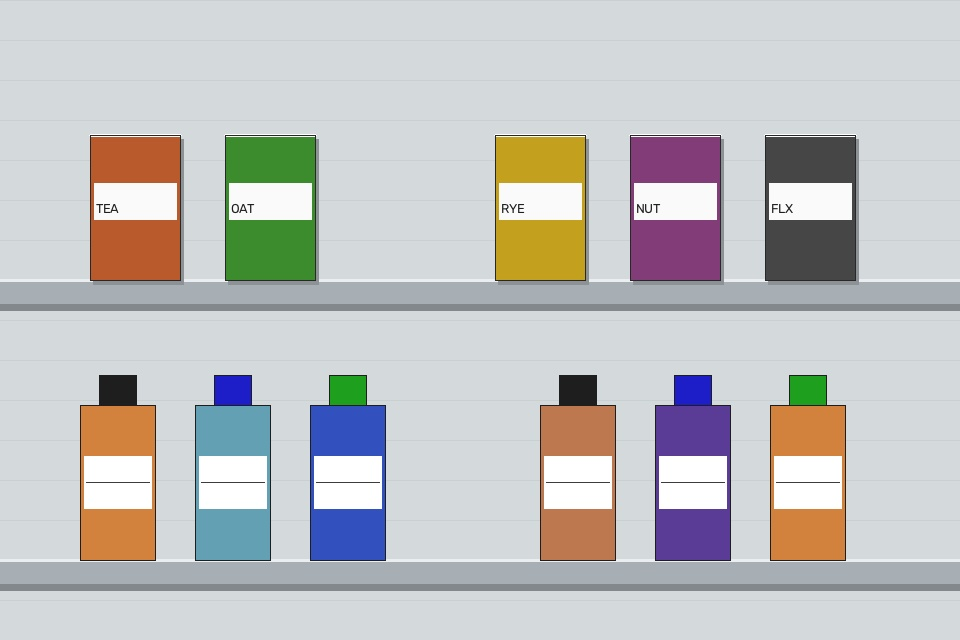
#> input picture samples/sample_2_curr_vacancies.jpg, 960 x 640 px, found by its file name
$ python benchmark_cool.py
#> lines starting #> are read from the running program, lines starting #| are printed output that depends on the picture; after the words box and inside, x2 and y2 are one past the last pixel; in counts of white or black regions, pixels touching at a corner belong together
import os
import sys
import time
import json
import platform
import cv2
import numpy as np

def run_pipeline_benchmark(iterations: int = 25, warmup: int = 5):
    """
    Executes an isolated, reproducible benchmark of the ShelfSherlock vision pipeline.
    Runs identical operations on sample images.
    """
#> called with iterations = 25, warmup = 5
    sample_path = "samples/sample_2_curr_vacancies.jpg"
    if not os.path.exists(sample_path):
        sample_path = "public/samples/sample_2_curr_vacancies.jpg"

    img = cv2.imread(sample_path)
#> img is the input picture: shape (640, 960, 3); mean B, G, R 193.7, 193.9, 193.5
    if img is None:
        # Fallback synthetic frame
        img = np.random.randint(0, 255, (640, 960, 3), dtype=np.uint8)

    gray = cv2.cvtColor(img, cv2.COLOR_BGR2GRAY)
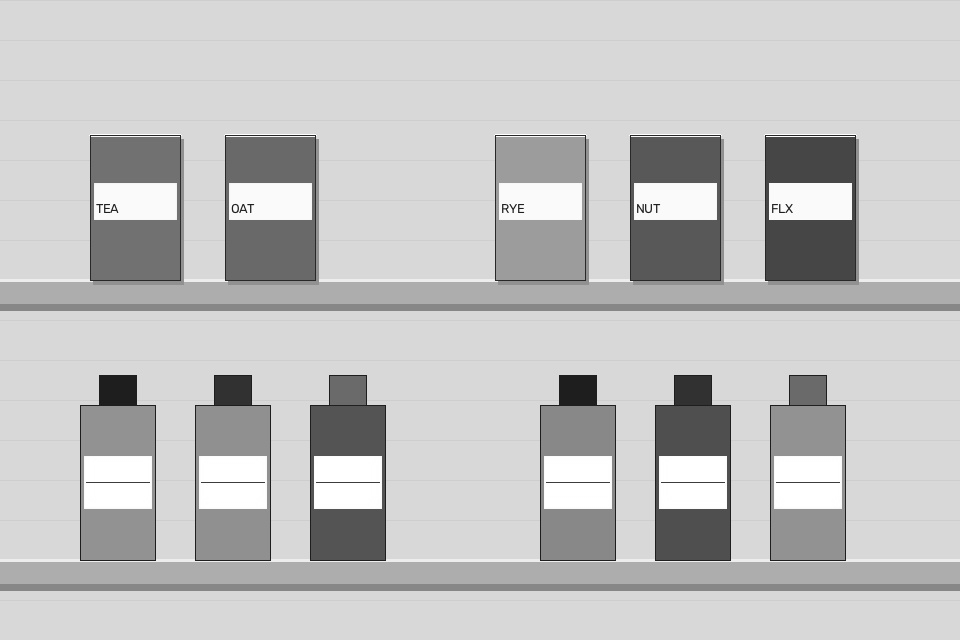
#> gray: shape (640, 960); min 23, max 255, mean 193.9
    clahe = cv2.createCLAHE(clipLimit=2.0, tileGridSize=(8, 8))

    def single_pass():
        # Pipeline steps
        eq = clahe.apply(gray)
        blur = cv2.GaussianBlur(eq, (5, 5), 0)
        diff = cv2.absdiff(gray, blur)
        _, thresh = cv2.threshold(diff, 25, 255, cv2.THRESH_BINARY + cv2.THRESH_OTSU)
        kernel = cv2.getStructuringElement(cv2.MORPH_RECT, (5, 5))
        morph = cv2.morphologyEx(thresh, cv2.MORPH_CLOSE, kernel)
        contours, _ = cv2.findContours(morph, cv2.RETR_EXTERNAL, cv2.CHAIN_APPROX_SIMPLE)
        resized = cv2.resize(img, (480, 320), interpolation=cv2.INTER_LINEAR)
        return len(contours)

    # 1. Warm-up
    for _ in range(warmup):
        single_pass()
#> this loop made 5 passes
#> pass 1, in single_pass, `diff = cv2.absdiff(gray, blur)`:
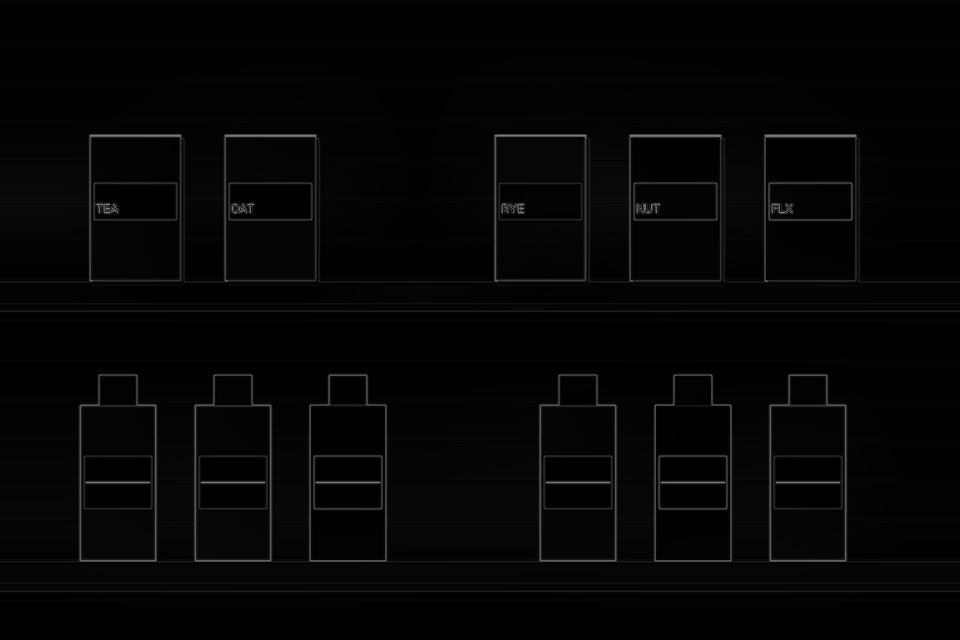
#> diff: shape (640, 960); min 0, max 150, mean 4.9
#> pass 1, in single_pass, `_, thresh = cv2.threshold(diff, 25, 255, cv2.THRESH_BINARY + cv2.THRES..`:
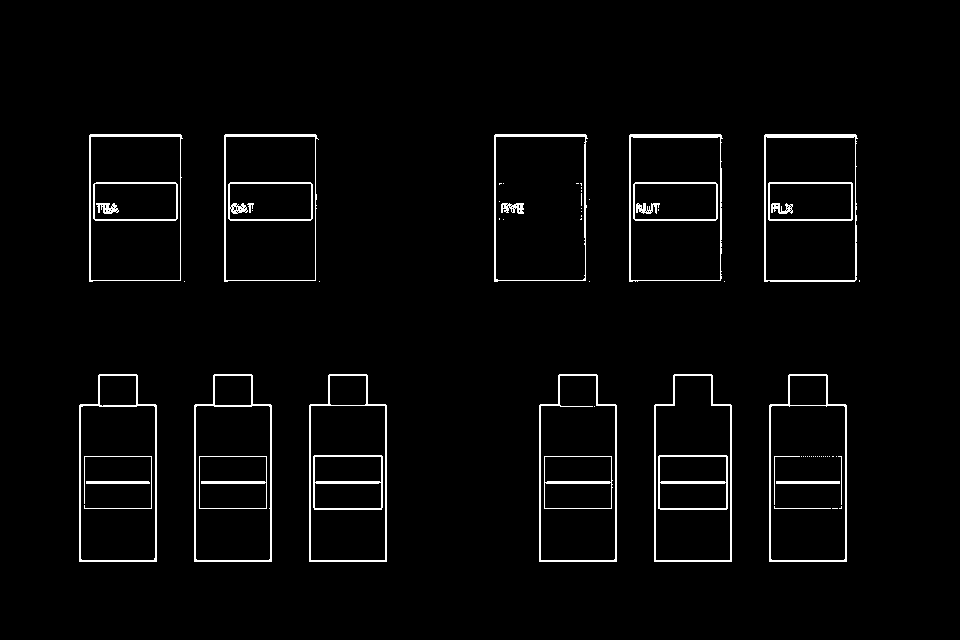
#> thresh: shape (640, 960); 2.7% white in thin lines or dots, all inside (x1, y1, x2, y2) = (79, 134, 860, 562)

    # 2. Measured iterations
    durations = []
#> durations = []
    for _ in range(iterations):
        t0 = time.perf_counter()
        single_pass()
        t1 = time.perf_counter()
        durations.append((t1 - t0) * 1000.0) # in ms
#> this loop made 25 passes
#> pass 1, in single_pass (call 6), `morph = cv2.morphologyEx(thresh, cv2.MORPH_CLOSE, kernel)`:
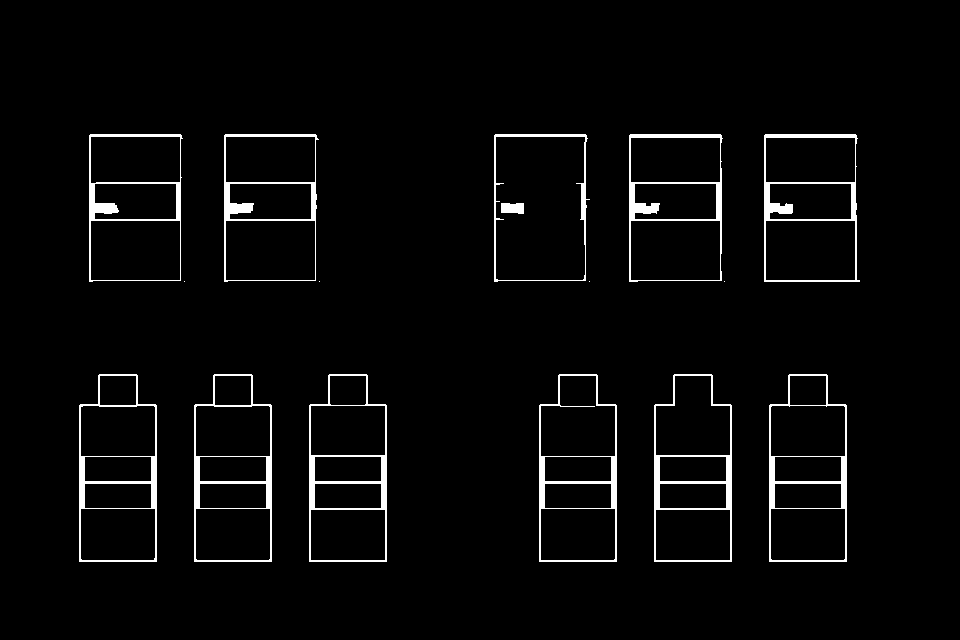
#> morph: shape (640, 960); 3.2% white; 16 white regions (4 under 20 px), largest, box (x1, y1, x2, y2) and area: (309, 374, 387, 562) 1984, (654, 374, 732, 562) 1946, (764, 134, 860, 282) 1920
#> pass 1, in single_pass (call 6), `resized = cv2.resize(img, (480, 320), interpolation=cv2.INTER_LINEAR)`:
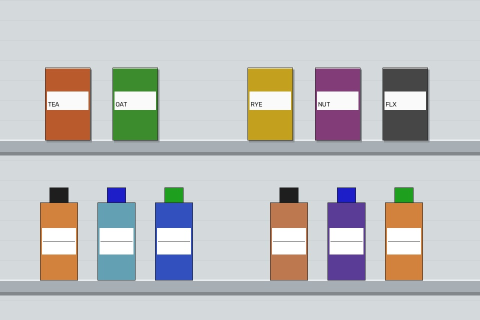
#> resized: shape (320, 480, 3); mean B, G, R 193.8, 193.9, 193.5
#> after the loop, durations = 25 values, max 17.72 at index 0, min 3.92 at index 12, mean 4.77

    durations.sort()
    median_ms = round(float(np.median(durations)), 3)
#> median_ms = 4.08
    mean_ms = round(float(np.mean(durations)), 3)
#> mean_ms = 4.77
    p95_ms = round(float(np.percentile(durations, 95)), 3)
#> p95_ms = 5.31
    min_ms = round(float(np.min(durations)), 3)
#> min_ms = 3.92
    max_ms = round(float(np.max(durations)), 3)
#> max_ms = 17.72
    fps = round(1000.0 / median_ms, 1)
#> fps = 244.9

    machine_arch = platform.machine()
    is_arm = machine_arch.lower() in ["aarch64", "arm64"]

    cool_status = "ACTIVE_GRAVITON_ACCELERATED" if is_arm else "UNVERIFIED_NON_ARM64"
    cool_summary = (
        "Executed on verified ARM64 Graviton architecture."
        if is_arm else
        f"Host environment is {machine_arch} (x86_64). Cloud-Optimized OpenCV Library (COOL) requires an AWS Graviton (aarch64) instance with KleidiCV 0.7.0. COOL integration is properly architected but remains UNVERIFIED in this x86_64 container."
    )

    report_data = {
        "benchmark_timestamp": time.strftime("%Y-%m-%dT%H:%M:%SZ", time.gmtime()),
        "system_information": {
            "platform": platform.platform(),
            "cpu_architecture": machine_arch,
            "processor": platform.processor() or "x86_64 CPU",
            "python_version": sys.version.split(" ")[0],
            "opencv_version": cv2.__version__,
        },
        "cool_evaluation": {
            "status": cool_status,
            "is_graviton_arm64": is_arm,
            "supported_aws_instances": ["c7g (Graviton3)", "c8g (Graviton4)", "m7g", "r7g"],
            "cool_acceleration_component": "KleidiCV 0.7.0 / ARMPL Neoverse SIMD",
            "verification_summary": cool_summary
        },
        "baseline_opencv5_measurements": {
            "iterations_measured": iterations,
            "warmup_iterations": warmup,
            "image_dimensions": f"{img.shape[1]}x{img.shape[0]}",
            "median_latency_ms": median_ms,
            "mean_latency_ms": mean_ms,
            "p95_latency_ms": p95_ms,
            "min_latency_ms": min_ms,
            "max_latency_ms": max_ms,
            "throughput_fps": fps,
        }
    }

    os.makedirs("reports", exist_ok=True)
    json_path = "reports/cool_benchmark_report.json"
    with open(json_path, "w") as f:
        json.dump(report_data, f, indent=2)

    # Markdown report
    md_content = f"""# Cloud-Optimized OpenCV Library (COOL) & Graviton Assessment

## Executive Summary
- **OpenCV Version Tested**: `{cv2.__version__}`
- **Host Architecture Detected**: `{machine_arch}`
- **COOL Engine Verification Status**: `{cool_status}`

> **Official COOL Rule Compliance Notice:**
> The Cloud-Optimized OpenCV Library (COOL) is engineered specifically for AWS Graviton (ARM64 / aarch64) using KleidiCV 0.7.0 instruction extensions. Because the current development container executes on **`{machine_arch}`**, the COOL execution path is properly isolated via `backend/app/vision/engine_interface.py` and labeled **UNVERIFIED** to strictly avoid false claims or ordinary OpenCV substitution.

---

## Benchmark Measurements (Baseline OpenCV 5.0)

- **Test Image**: {report_data['baseline_opencv5_measurements']['image_dimensions']} px Retail Shelf
- **Operations**: CLAHE Equalization + Gaussian Blur (5x5) + AbsDiff + Otsu Adaptive Threshold + Morphology Close + Contour Extraction + Bilinear Resize
- **Iterations**: {iterations} repetitions ({warmup} warm-up)
- **Median Latency**: `{median_ms} ms`
- **Mean Latency**: `{mean_ms} ms`
- **95th Percentile Latency**: `{p95_ms} ms`
- **Throughput**: `{fps} FPS`

---

## AWS Graviton Deployment Target

For verified COOL acceleration, ShelfSherlock is architected for deployment to:
1. **AWS EC2 c7g.xlarge / c8g.xlarge** running Amazon Linux 2023 or Ubuntu 24.04 (aarch64).
2. **Official COOL Docker**: AWS Marketplace `Cloud-Optimized OpenCV for AWS Graviton4 [Docker]` with KleidiCV 0.7.0.
3. **Environment**: Python 3.11/3.12 with Arm Performance Libraries (ARMPL).
"""
    with open("reports/cool_architecture_report.md", "w") as f:
        f.write(md_content)

    print(f"Benchmark complete. Median: {median_ms}ms ({fps} FPS). COOL Status: {cool_status}.")
#| Benchmark complete. Median: 4.083ms (244.9 FPS). COOL Status: UNVERIFIED_NON_ARM64.
    return report_data

if __name__ == "__main__":
    run_pipeline_benchmark()

$ run again, with samples/sample_1_ref_nominal.jpg copied over samples/sample_2_curr_vacancies.jpg
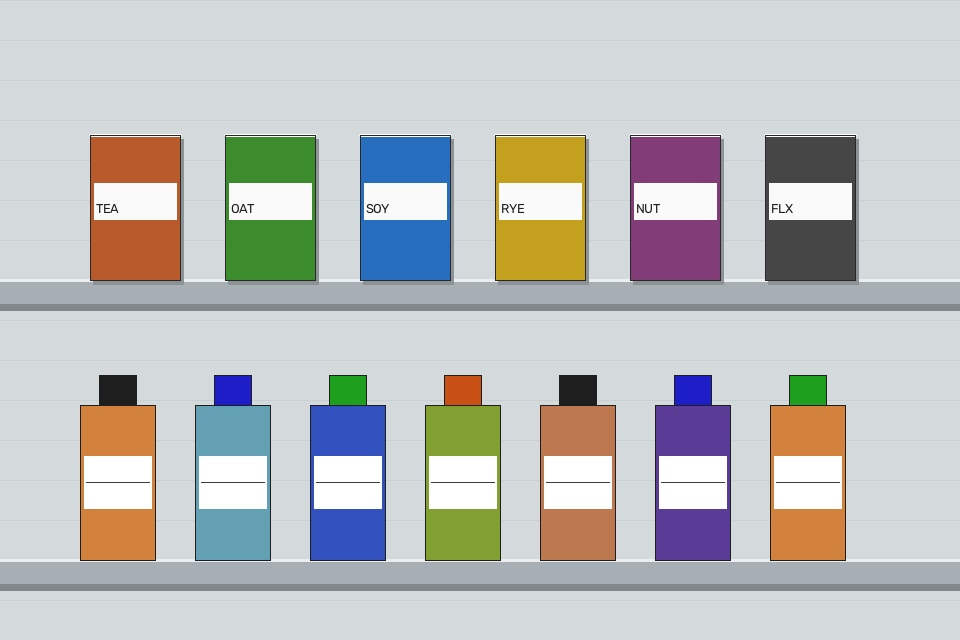
#> input picture samples/sample_1_ref_nominal.jpg, 960 x 640 px, found by its file name
#> in run_pipeline_benchmark, img is the input picture: shape (640, 960, 3); mean B, G, R 190.7, 191.2, 189.7
#> the loop in run_pipeline_benchmark, `for _ in range(warmup):` made 5 passes
#> pass 1, in single_pass, `_, thresh = cv2.threshold(diff, 25, 255, cv2.THRESH_BINARY + cv2.THRES..`:
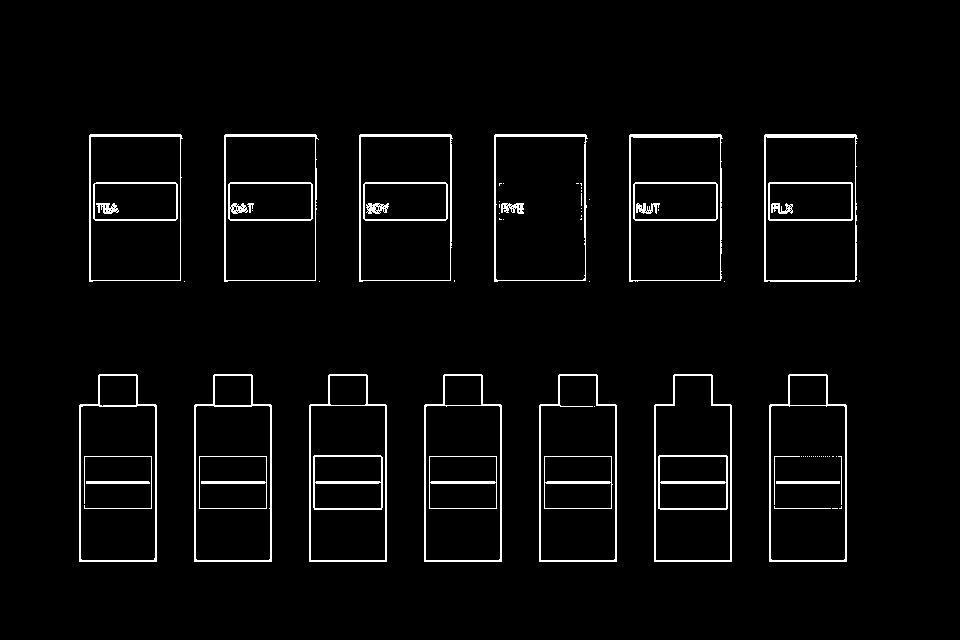
#> thresh: shape (640, 960); 3.2% white in thin lines or dots, all inside (x1, y1, x2, y2) = (79, 134, 860, 562)
#> in run_pipeline_benchmark, `durations = []`: durations = []
#> the loop in run_pipeline_benchmark, `for _ in range(iterations):` made 25 passes
#> pass 1, in single_pass (call 6), `resized = cv2.resize(img, (480, 320), interpolation=cv2.INTER_LINEAR)`:
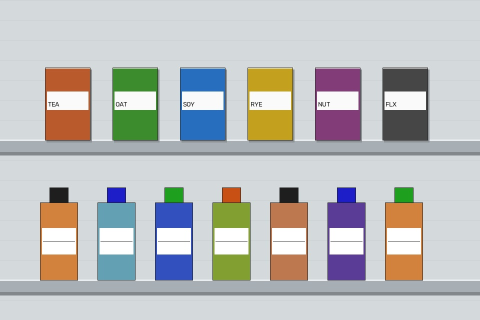
#> resized: shape (320, 480, 3); mean B, G, R 190.7, 191.3, 189.8
#> after the loop in run_pipeline_benchmark, `for _ in range(iterations):`: durations = 25 values, max 17.42 at index 0, min 3.9 at index 19, mean 4.65
#> median_ms = 4.04
#> mean_ms = 4.65
#> p95_ms = 5.23
#> min_ms = 3.9
#> max_ms = 17.42
#> fps = 247.2
#| Benchmark complete. Median: 4.045ms (247.2 FPS). COOL Status: UNVERIFIED_NON_ARM64.
